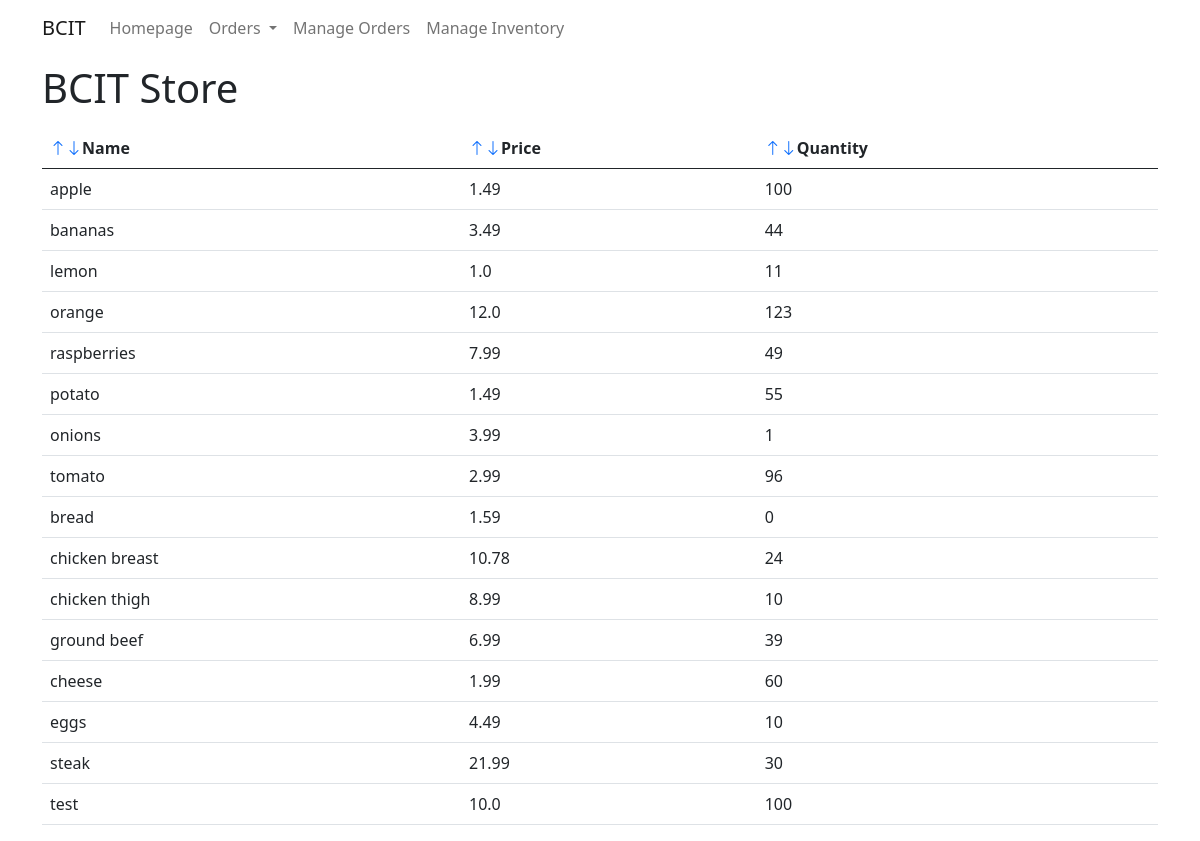
The page / on the database its author committed.
### models.py (models this page shows, shortened)
class Product(db.Model):
    name = db.Column(db.String, primary_key=True)
    price = db.Column(db.Float, nullable=False)
    quantity = db.Column(db.Integer)

### app.py (the view)
@app.route("/")
def home():
    data = Product.query.all()
    return render_template("index.html", products=data)

### templates/index.html
{% extends "base.html" %}
{% block content %}
<h1 class="py-2">BCIT Store</h1>
<table class="table table-highlighted">
    <thead>
        <tr>
            <th><a href="{{ url_for('sort_name', order='asc') }}"><i class="bi bi-arrow-up"></i><a href="{{ url_for('sort_name', order='desc') }}"><i class="bi bi-arrow-down"></i></a>Name</th>
            <th><a href="{{ url_for('sort_price', order='asc') }}"><i class="bi bi-arrow-up"></i></a><a href="{{ url_for('sort_price', order='desc') }}"><i class="bi bi-arrow-down"></i></a>Price</th>
            <th><a href="{{ url_for('sort_quantity', order='asc')}}"><i class="bi bi-arrow-up"></i></a><a href="{{ url_for('sort_quantity', order='desc')}}"><i class="bi bi-arrow-down"></i></a>Quantity</th>
        </tr>
    </thead>
    <tbody>
        {% for product in products %}
        <tr>
            <td>{{ product.name }}</td>
            <td>{{ product.price }}</td>
            <td>{{ product.quantity }}</td>
        </tr>
        {% endfor %}
    </tbody>
</table>
{% endblock %}

### templates/base.html (shortened to what this page needs)
<!doctype html>
<html lang="en">
<head>
    <link href="https://cdn.jsdelivr.net/npm/bootstrap@5.0.2/dist/css/bootstrap.min.css" rel="stylesheet"
>
    <link rel="stylesheet" href="https://cdn.jsdelivr.net/npm/bootstrap-icons@1.5.0/font/bootstrap-icons.css">
</head>
<body>
    <div class="container">
        <nav class="navbar navbar-expand-lg navbar-light bg-white">
            <a class="navbar-brand" href="#">BCIT</a>
            <div class="collapse navbar-collapse" id="navbarNavDropdown">
                <ul class="navbar-nav">
                    <li class="nav-item"><a class="nav-link" href="{{ url_for('home') }}">Homepage</a></li>
                    <li class="nav-item dropdown">
                        <a class="nav-link dropdown-toggle" href="#" id="navbarDropdownMenuLink" role="button" data-bs-toggle="dropdown" aria-expanded="false">
                            Orders
                        </a>
                    </li>
                    <li class="nav-item"><a class="nav-link" href="{{ url_for('form_order')}}">Manage Orders</a></li>
                    <li class="nav-item"><a class="nav-link" href="{{ url_for('form_product')}}">Manage Inventory</a></li>
                </ul>
            </div>
        </nav>
        {% block content %}
        {% endblock %}
    </div>
</body>
</html>

### rows shown on the page
Product: name "apple", price "1.49", quantity "100"
Product: name "bananas", price "3.49", quantity "44"
Product: name "lemon", price "1.0", quantity "11"
Product: name "orange", price "12.0", quantity "123"
Product: name "raspberries", price "7.99", quantity "49"
Product: name "potato", price "1.49", quantity "55"
Product: name "onions", price "3.99", quantity "1"
Product: name "tomato", price "2.99", quantity "96"
Product: name "bread", price "1.59", quantity "0"
Product: name "chicken breast", price "10.78", quantity "24"
Product: name "chicken thigh", price "8.99", quantity "10"
Product: name "ground beef", price "6.99", quantity "39"
Product: name "cheese", price "1.99", quantity "60"
Product: name "eggs", price "4.49", quantity "10"
Product: name "steak", price "21.99", quantity "30"
Product: name "test", price "10.0", quantity "100"
